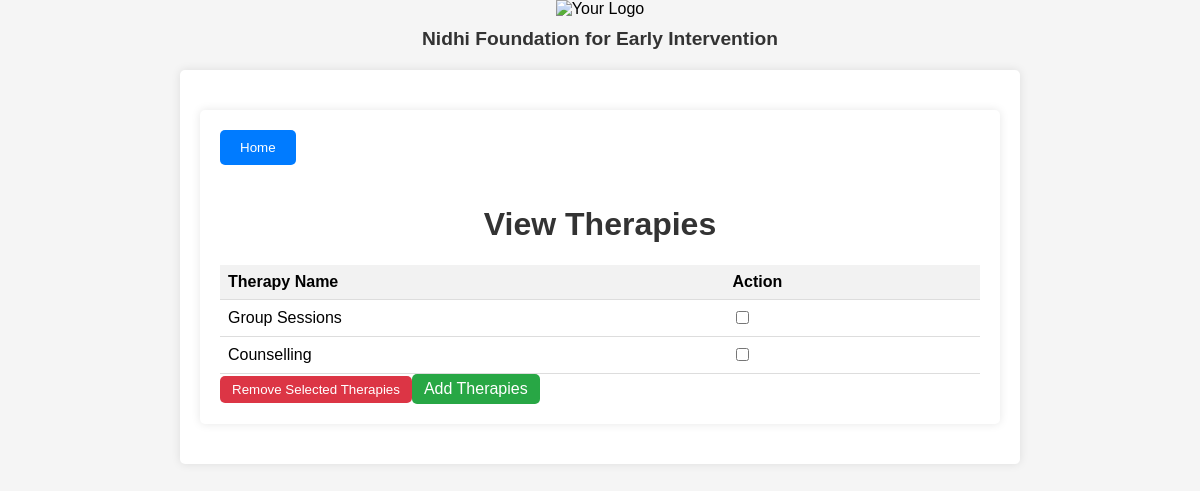
/view_therapies.php?id=1 (signed in), run on the app's committed database.
### tables this page shows
CREATE TABLE `therapies_taken` (
  `therapy_id` int(11) NOT NULL,
  `student_id` int(11) NOT NULL
);

CREATE TABLE `therapies` (
  `therapy_id` int(11) NOT NULL,
  `service_description` varchar(300) NOT NULL,
  `unit_price` decimal(10,0) NOT NULL
);

### view_therapies.php (the view, shortened to what this page needs)
<!DOCTYPE html>
<html lang="en">
<head>
</head>
<body>
    <?php include 'logo.php'; ?>
    <div class="container">
	    <div class="container">
        <div class="buttons-container">
            <button class="home-button" onclick="window.location.href='main_page_index.php'">Home</button>
        </div>
        <h1>View Therapies</h1>
        <?php
        if (isset($_GET['id']) && !empty($_GET['id'])) {
            $studentId = $_GET['id'];
            $servername = "localhost";
            $username = "root";
            $password = "";
            $dbname = "nidhi_students";
            $conn = new mysqli($servername, $username, $password, $dbname);
            $sql = "SELECT t.service_description, tt.therapy_id FROM therapies_taken tt
                    INNER JOIN therapies t ON tt.therapy_id = t.therapy_id
                    WHERE tt.student_id=$studentId";
            $result = $conn->query($sql);
            if ($result->num_rows > 0) {
                echo "<form method='post'>";
                echo "<table>";
                echo "<tr><th>Therapy Name</th><th>Action</th></tr>";
                while($row = $result->fetch_assoc()) {
                    echo "<tr>";
                    echo "<td>" . $row["service_description"] . "</td>";
                    echo "<td><input type='checkbox' name='therapy[]' value='{$row['therapy_id']}'></td>";
                    echo "</tr>";
                }
                echo "</table>";
                echo "<input type='submit' name='remove_therapy' class='remove-button' value='Remove Selected Therapies'>";
				echo "<a href='add_therapies.php?id=$studentId' class='add-button'>Add Therapies</a>";
                echo "</form>";
            } else {
                echo "<p>No therapies selected for this student.</p>";
				echo "<a href='add_therapies.php?id=$studentId' class='add-button'>Add Services</a>";
            }
        } else {
            echo "<p>No student ID provided.</p>";
        }
        ?>
    </div>
</body>
</html>

### view_therapies.php (style rules this page uses)
body { font-family: Arial, sans-serif; background-color: #f5f5f5; margin: 0; padding: 0; }
.container { max-width: 800px; margin: 20px auto; padding: 20px; background-color: #fff; border-radius: 5px; box-shadow: 0 0 10px rgba(0,0,0,0.1); }
h1 { text-align: center; color: #333; }
table { width: 100%; border-collapse: collapse; margin-top: 20px; }
th, td { padding: 8px; border-bottom: 1px solid #ddd; }
th { background-color: #f2f2f2; text-align: left; }
.add-button { background-color: #28a745; color: #fff; border: none; padding: 6px 12px; text-align: center; text-decoration: none; display: inline-block; border-radius: 5px; cursor: pointer; margin-right: 10px; }
.home-button { margin-bottom: 20px; padding: 10px 20px; background-color: #007bff; color: #fff; border: none; border-radius: 5px; cursor: pointer; }
.remove-button { background-color: #dc3545; color: #fff; border: none; padding: 6px 12px; text-align: center; text-decoration: none; display: inline-block; border-radius: 5px; cursor: pointer; }

### data on the page
therapies_taken: therapies.service_description "Group Sessions"
therapies_taken: therapies.service_description "Counselling"
